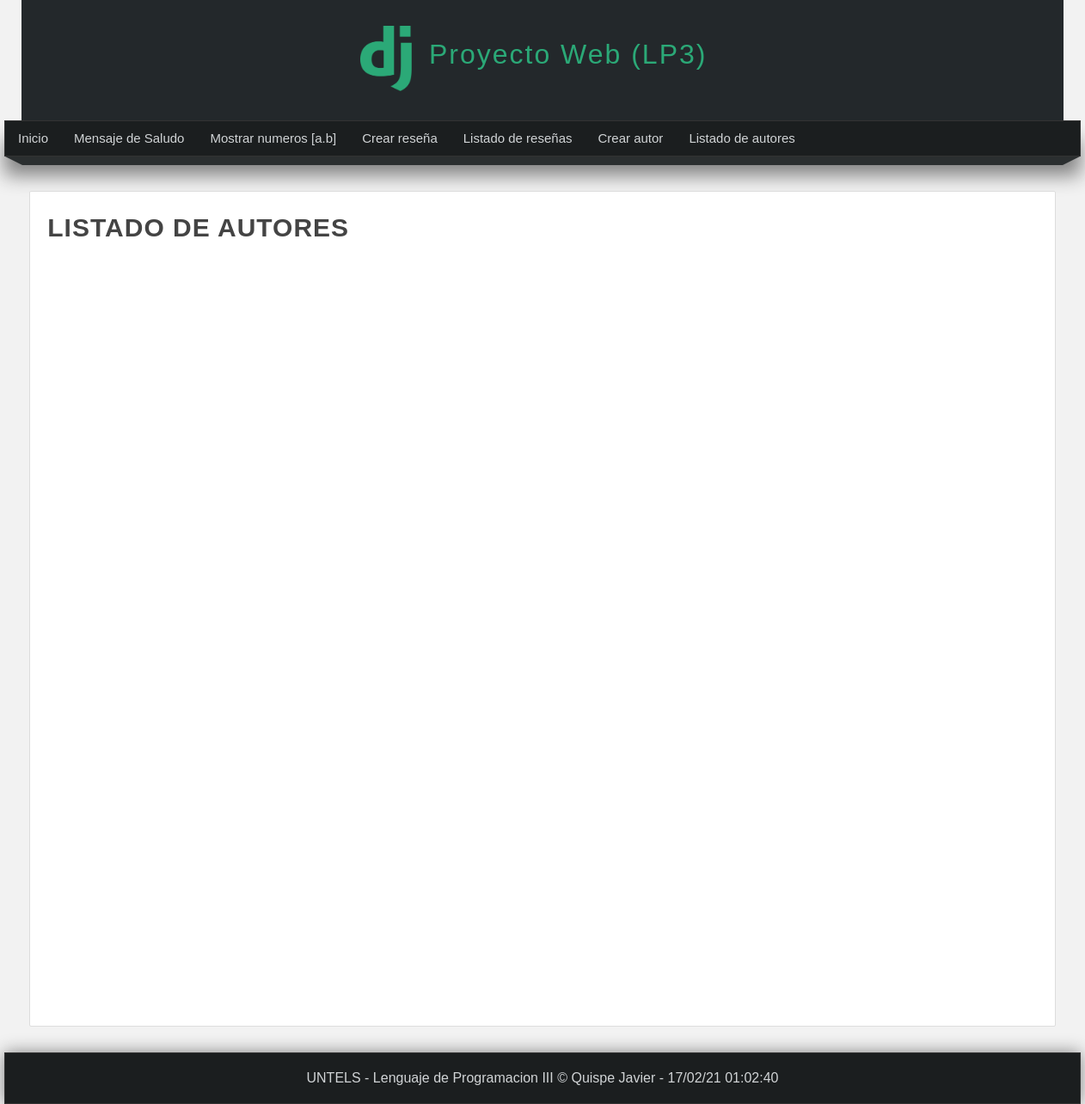
Before: /listar_autores with the older database file.
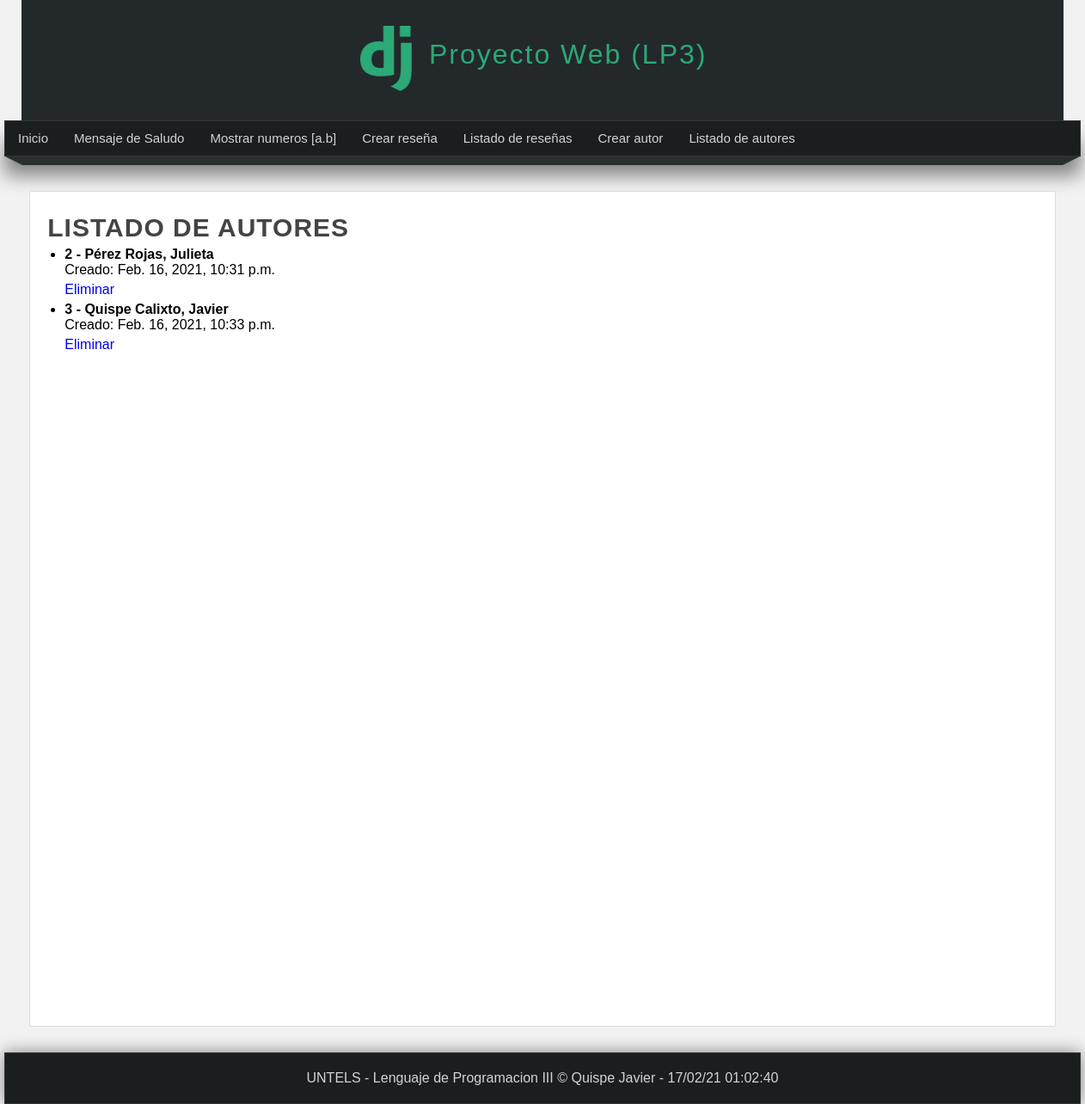
After: the same page with the newer database file.
### miapp/models.py (models this page shows)
class Autor(models.Model):
    nombre = models.CharField(max_length=100)
    apellido = models.CharField(max_length=100)
    sexo = models.CharField(max_length=20)
    fecha_nacimiento = models.DateTimeField(auto_now_add=False)
    pais = models.CharField(max_length=50)
    creado = models.DateTimeField(auto_now_add=True)
    actualizado = models.DateTimeField(auto_now=True)

### miapp/views.py (the view)
# urls.py: path('listar_autores', views.listar_autores, name="listar_autores"),
def listar_autores(request):
    autores = Autor.objects.all
    return render(request, 'listar_autores.html',{
        'autores' : autores,
        'titulo' : 'LISTADO DE AUTORES'
    })

### miapp/templates/listar_autores.html (shortened to what this page needs)
{% extends 'layout.html' %}
{% block content %}
    <h1 class="title"> {{titulo}} </h1>
    <ul>
        {% for autor in autores %}
            <li>
                <h4>
                    {{autor.id}} - {{autor.apellido}}, {{autor.nombre}}
                </h4>
                <span>
                    Creado: {{autor.creado}}
                </span>
                <p>
                    <a href="{% url 'eliminar_autor' id=autor.id %}">
                        Eliminar
                    </a>
                </p>
            </li>
         {% endfor %}
    </ul>
{% endblock content %}

Changed rows visible on the page:
added Autor: id "2", apellido "Pérez Rojas", nombre "Julieta", creado "Feb. 16, 2021, 10:31 p.m."
added Autor: id "3", apellido "Quispe Calixto", nombre "Javier", creado "Feb. 16, 2021, 10:33 p.m."
